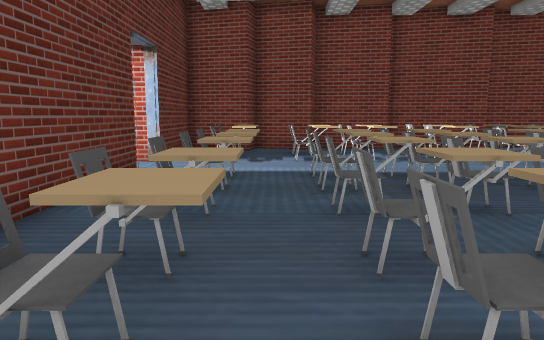
view 1 (above)

24 first-person views from a walk through a scene from a Unity 3-D project. The camera is 1.3 m above the floor, tilts 8° down and sees 70° across. Doors are open. The floor is counted in squares, 1 m on a side. Each view is taken from the middle of a square. On the plan, view 1 faces up. The plan holds only what a view shows up to about 16 squares ahead; the rest is blank. The place goes on beyond the plan. The player is left out. Some surface patterns are stand-ins.

view 2
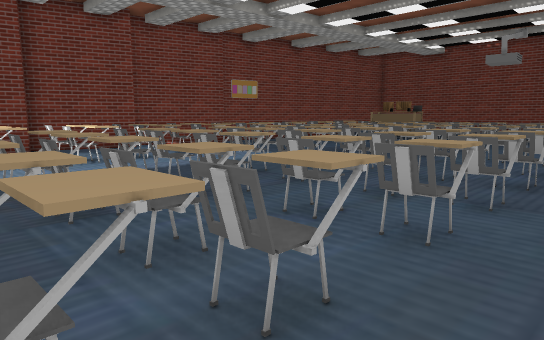

view 3
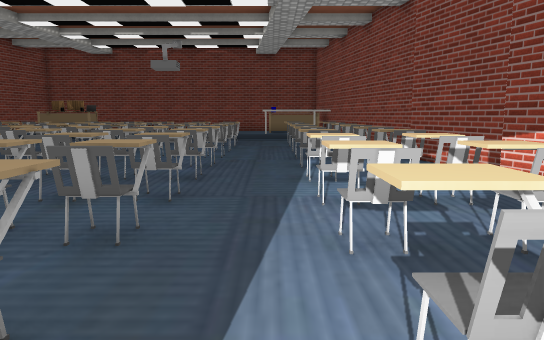

view 4
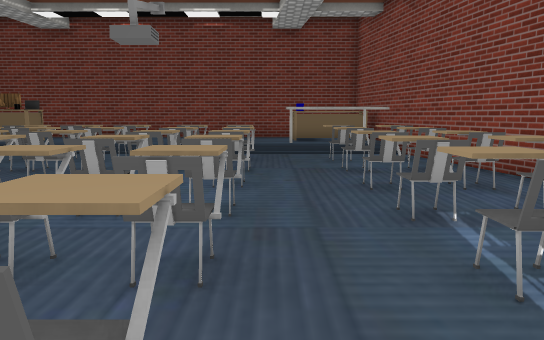

view 5
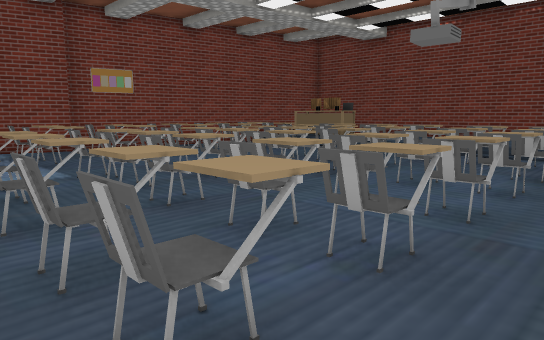

view 6
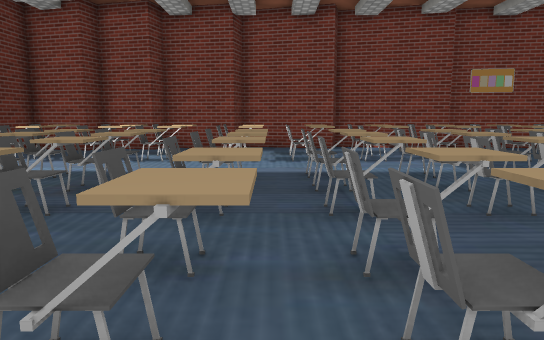

view 7
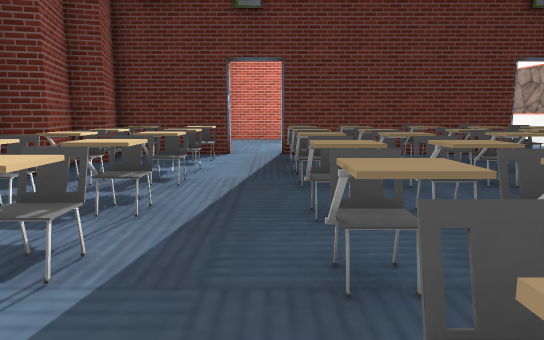

view 8
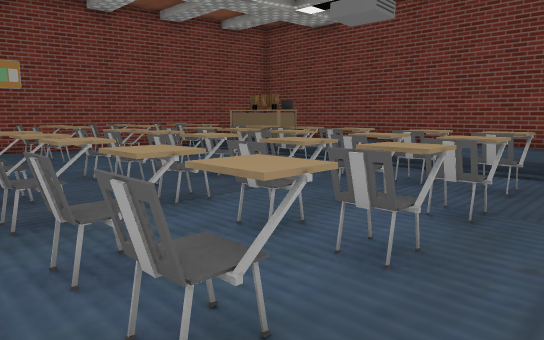

view 9
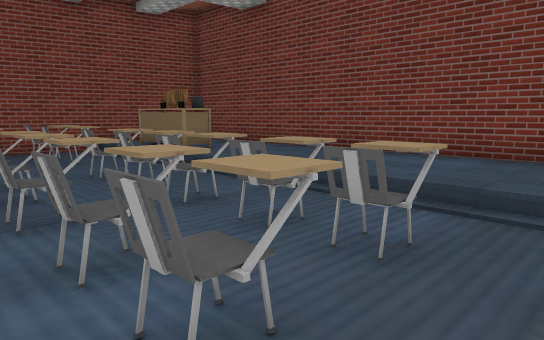

view 10
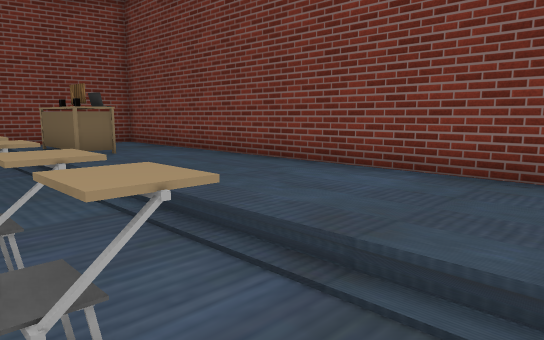

view 11
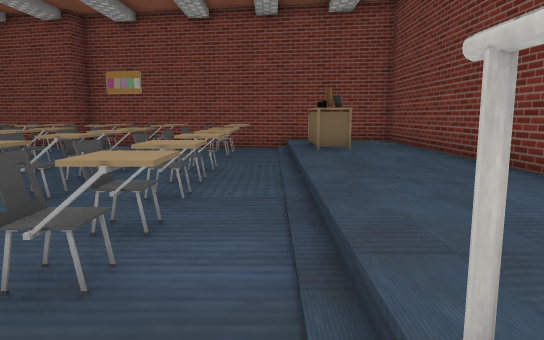

view 12
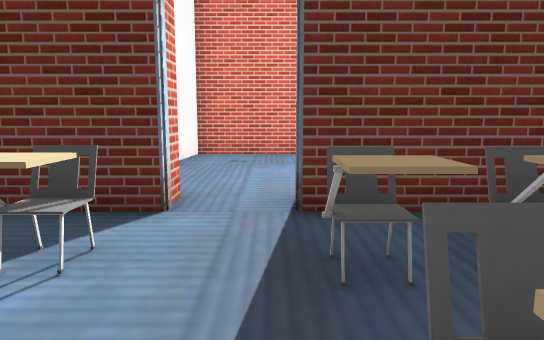

view 13
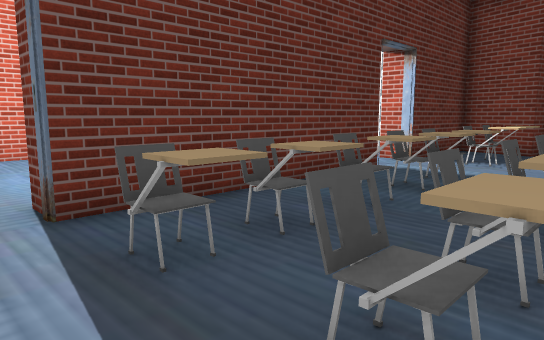

view 14
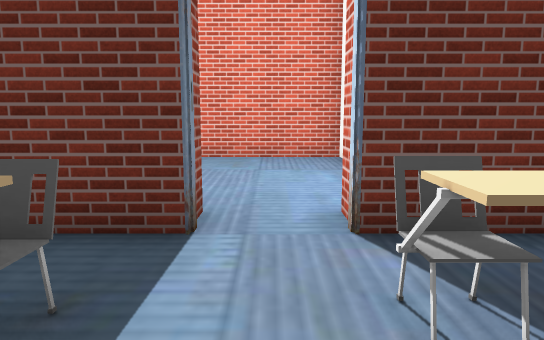

view 15
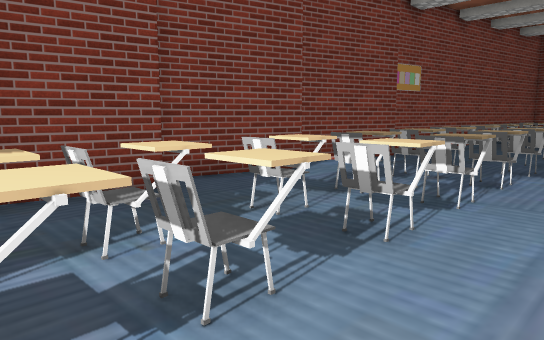

view 16
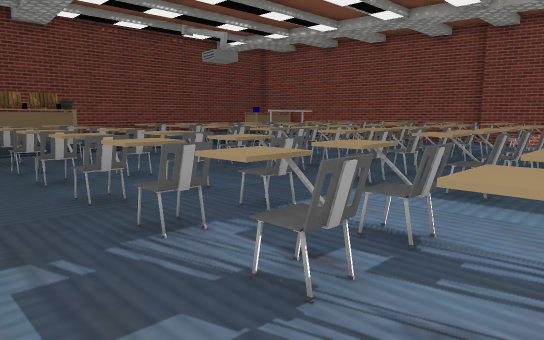

view 17
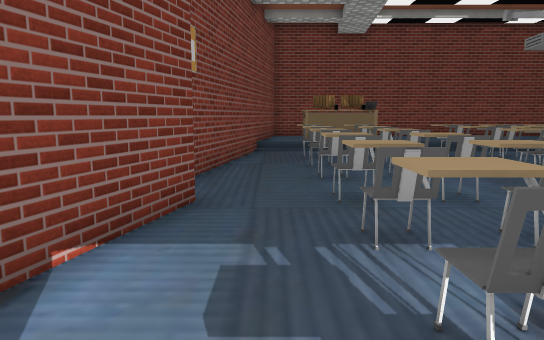

view 18
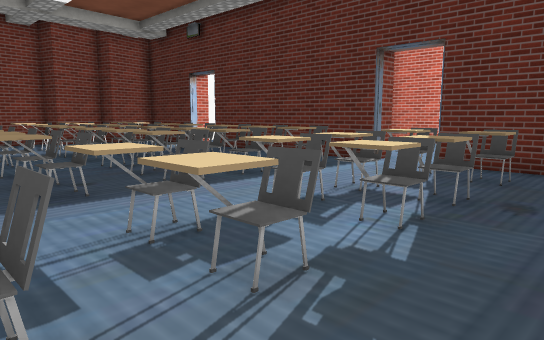

view 19
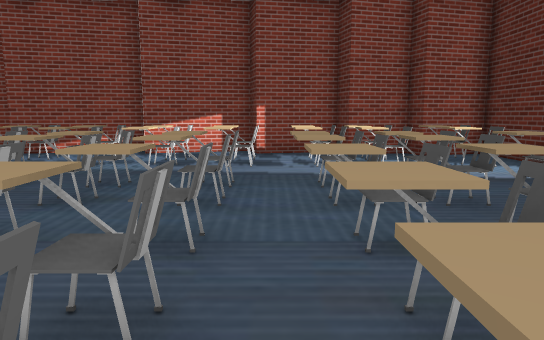

view 20
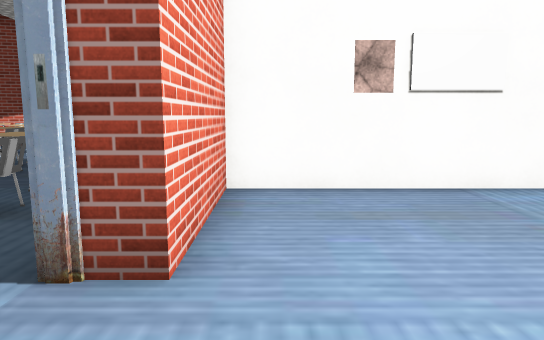

view 21
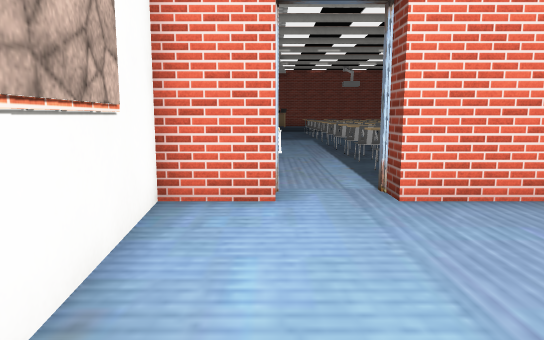

view 22
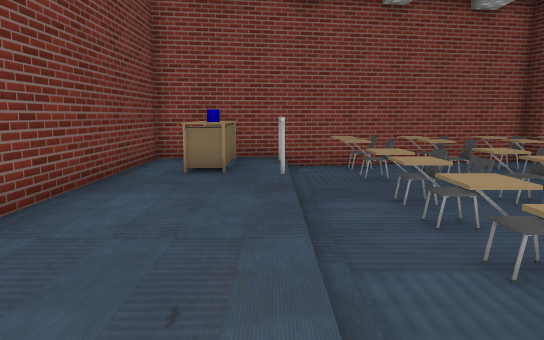

view 23
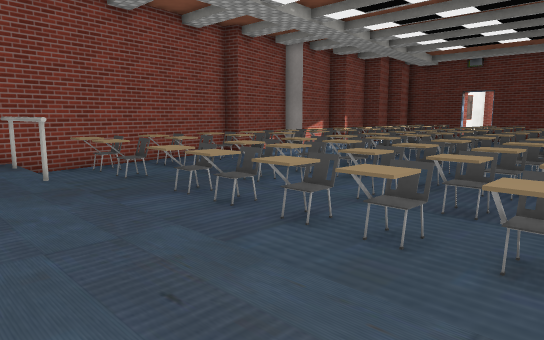

view 24
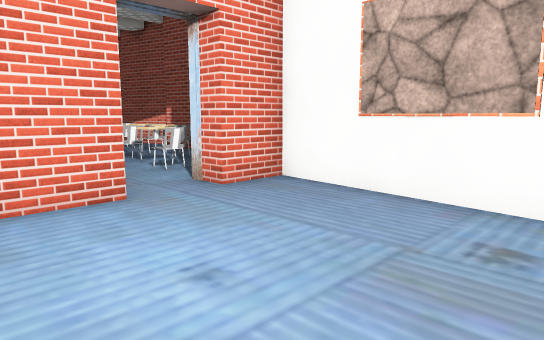

### Floor plan
Key: @ floor where view 1 was taken; # wall or solid block; . main floor; : floor 0.25 m higher than the main floor; + floor 0.5 m higher than the main floor; D open door; v drop or lower ground; O other object.
Columns run from 11 left of view 1 to 26 right of it. Each row starts with its distance up from view 1.
 16            ##################
 15         #####...............#######
 14         #........................O####
 13    ######.O.OOO.OOOOOOOOOOOOOOOO.OO::#
 12 #  #...##.O.OOO.O.OOOOOOOO.O.O.O.OO::#
 11 #.....DD#OO.OOO.OOOOOOOOOOOOOOOO.OO::#
 10 #................................OO::#
  9 #......##.O..OO..O.O.O.O.O.O.O.O.::::#
  8 #......##.OOOOOOOOOOOOOOOOOOOO.O.::::#
  7   .....##.OOOOOOOOOOOOOOOOOOOO.O.::::#
  6   .....##......................O.::::#
  5  ########.OOOOOOOOOOOOOOOOOOOOOO.::::#
  4  .  .  ##.O..OO.OOOOOOOOOO.O.O.O.::::#
  3 #. ....##.OOOvOOOOOO+O+OOOOOOOOO.::::#
  2 #......##.OOOOOOOOOOOOOOOOOOOOOO.::::#
  1 #................................::::#
  0 #.....DD...@.....................OOO:#
 -1 #......##OO.OOO.OOOOOOOOOOOOOOOO.OO :#
 -2 #########.O.OOO.OOOOOOOOOOOO.OOO.OO :#
 -3         #OO.OOO.OOOOOOOOOOOO.OOO.#####
 -4         #########  #   ###########

Positions as (right, up) in squares from view 1, and headings:
1: (0, 0), facing up
2: (1, 0), facing up-right
3: (1, 0), facing right
4: (8, 1), facing right
5: (8, 0), facing up-right
6: (6, 0), facing up
7: (10, 1), facing left
8: (12, 0), facing up-right
9: (16, 0), facing up-right
10: (19, 0), facing up-right
11: (21, -1), facing up
12: (2, 1), facing left
13: (2, 0), facing up-left
14: (1, 10), facing left
15: (1, 9), facing up-right
16: (7, 15), facing down-right
17: (7, 14), facing right
18: (7, 15), facing down-left
19: (4, 9), facing down
20: (-5, 12), facing down
21: (-10, 11), facing right
22: (22, 9), facing down
23: (24, 9), facing down-left
24: (-10, 4), facing down-right
